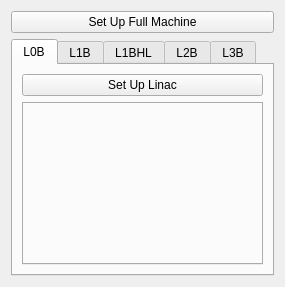
<?xml version="1.0" encoding="UTF-8"?>
<ui version="4.0">
 <class>Form</class>
 <widget class="QWidget" name="Form">
  <property name="geometry">
   <rect>
    <x>0</x>
    <y>0</y>
    <width>285</width>
    <height>287</height>
   </rect>
  </property>
  <property name="windowTitle">
   <string>Form</string>
  </property>
  <layout class="QGridLayout" name="gridLayout">
   <item row="1" column="0" colspan="2">
    <widget class="QTabWidget" name="tabWidget_linac">
     <property name="currentIndex">
      <number>0</number>
     </property>
     <widget class="QWidget" name="tab_3">
      <attribute name="title">
       <string>L0B</string>
      </attribute>
      <layout class="QGridLayout" name="gridLayout_6">
       <item row="0" column="0">
        <widget class="QPushButton" name="l0bSetupButton">
         <property name="text">
          <string>Set Up Linac</string>
         </property>
        </widget>
       </item>
       <item row="1" column="0">
        <widget class="QTabWidget" name="tabWidget_l0b">
         <property name="currentIndex">
          <number>-1</number>
         </property>
        </widget>
       </item>
      </layout>
     </widget>
     <widget class="QWidget" name="tab">
      <attribute name="title">
       <string>L1B</string>
      </attribute>
      <layout class="QGridLayout" name="gridLayout_2">
       <item row="1" column="0" colspan="2">
        <widget class="QTabWidget" name="tabWidget_l1b">
         <property name="currentIndex">
          <number>-1</number>
         </property>
        </widget>
       </item>
       <item row="0" column="0" colspan="2">
        <widget class="QPushButton" name="l1bSetupButton">
         <property name="text">
          <string>Set Up Linac</string>
         </property>
        </widget>
       </item>
      </layout>
     </widget>
     <widget class="QWidget" name="tab_4">
      <attribute name="title">
       <string>L1BHL</string>
      </attribute>
      <layout class="QGridLayout" name="gridLayout_5">
       <item row="0" column="0">
        <widget class="QPushButton" name="pushButton_3">
         <property name="text">
          <string>Set Up Linac</string>
         </property>
        </widget>
       </item>
       <item row="1" column="0">
        <widget class="QTabWidget" name="tabWidget_3">
         <property name="currentIndex">
          <number>-1</number>
         </property>
        </widget>
       </item>
      </layout>
     </widget>
     <widget class="QWidget" name="tab_2">
      <attribute name="title">
       <string>L2B</string>
      </attribute>
      <layout class="QGridLayout" name="gridLayout_4">
       <item row="0" column="0">
        <widget class="QPushButton" name="l2bSetupButton">
         <property name="text">
          <string>Set Up Linac</string>
         </property>
        </widget>
       </item>
       <item row="1" column="0">
        <widget class="QTabWidget" name="tabWidget_l2b">
         <property name="currentIndex">
          <number>-1</number>
         </property>
        </widget>
       </item>
      </layout>
     </widget>
     <widget class="QWidget" name="tab_5">
      <attribute name="title">
       <string>L3B</string>
      </attribute>
      <layout class="QGridLayout" name="gridLayout_3">
       <item row="0" column="0">
        <widget class="QPushButton" name="l3bSetupButton">
         <property name="text">
          <string>Set Up Linac</string>
         </property>
        </widget>
       </item>
       <item row="1" column="0">
        <widget class="QTabWidget" name="tabWidget_l3b">
         <property name="currentIndex">
          <number>-1</number>
         </property>
        </widget>
       </item>
      </layout>
     </widget>
    </widget>
   </item>
   <item row="0" column="0" colspan="2">
    <widget class="QPushButton" name="machineSetupButton">
     <property name="text">
      <string>Set Up Full Machine</string>
     </property>
    </widget>
   </item>
  </layout>
 </widget>
 <resources/>
 <connections/>
</ui>
